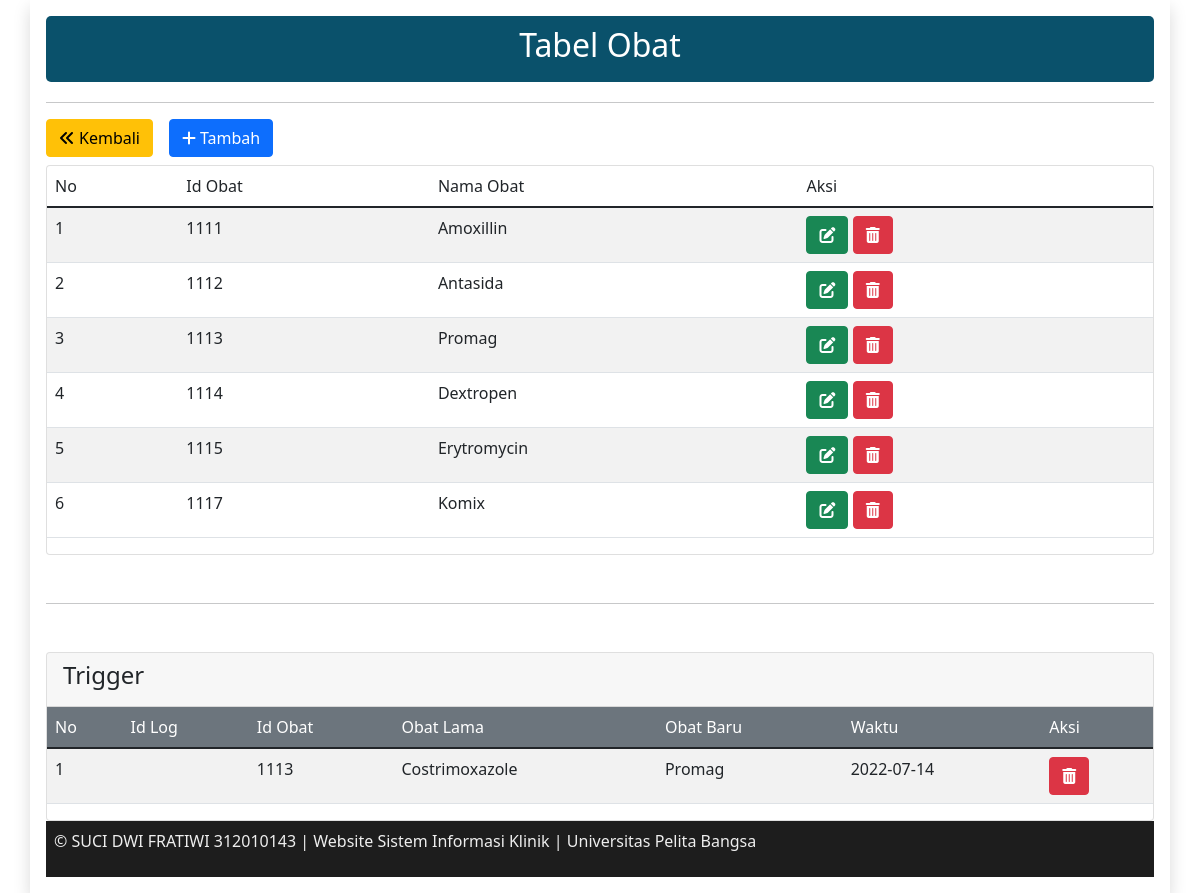
Page /obat/obat.php (signed in) on the committed database.
### tables this page shows
CREATE TABLE `obat` (
  `id_obat` int(5) NOT NULL,
  `nama_obat` varchar(100) DEFAULT NULL
);

CREATE TABLE `log_obat` (
  `id_log` int(11) DEFAULT NULL,
  `id_obat` int(11) DEFAULT NULL,
  `nama_obat_lama` varchar(100) DEFAULT NULL,
  `nama_obat_baru` varchar(100) DEFAULT NULL,
  `waktu` date NOT NULL
);

### obat/obat.php (the view, shortened to what this page needs)
<!DOCTYPE html>
<html lang="en">
<head>
	<link rel="stylesheet" href="../css/bootstrap.min.css" />
	<link rel="stylesheet" href="../fontawesome/fontawesome/css/all.css" />
</head>
<body>
<div class="container shadow p-3">
	<header class="hero text-white">
	<h2 align="center">Tabel Obat</h2>
	</header>
	<hr>
	<div class="btn-toolbar mb-2 mb-md-10">
		<a class="btn btn-warning me-3" href="../data.php" role="button"><i class="fa-solid fa-angles-left me-1"></i>Kembali</a>
		<a class="btn btn-primary" href="obat_tambah.php" role="button"><i class="fa-solid fa-plus me-1"></i>Tambah</a>
	</div>
	<div class="card mb-5">
	<div class="table-responsive">
    <table class="table table-striped table-hover">
        <thead>
            <tr>
                <td>No</td>
				<td>Id Obat</td>
                <td>Nama Obat</td>
				<td>Aksi</td>
            </tr>
        </thead>
        <?php
        require "../koneksi.php";
        $no = 1;
        $sql = mysqli_query($conn, 'SELECT * FROM obat');
        while ($data = mysqli_fetch_array($sql)) {
        ?>
            <tr>
                <td><?php echo $no++ ?></td>
				<td><?php echo $data['id_obat'] ?></td>
                <td><?php echo $data['nama_obat'] ?></td>
				<td>
					<a class="btn btn-success" href="obat_ubah.php?id=<?= $data['id_obat'];?>" role="button"><i class="fa-solid fa-pen-to-square"></i></a>
					<a class="btn btn-danger" href="obat_hapus.php?id=<?= $data['id_obat'];?>" role="button"><i class="fa-solid fa-trash-can"></i></a>
				</td>
            </tr>
        <?php } ?>
    </table>
	</div>
	</div>
	<hr class="divider">
	<div class="card mt-5">
	<div class="card-header">
        <h4>Trigger</h4>
    </div>
	<div class="table-responsive">
    <table class="table table-striped table-hover">
        <thead class="card-header text-white bg-secondary">
            <tr>
                <td>No</td>
				<td>Id Log</td>
				<td>Id Obat</td>
                <td>Obat Lama</td>
				<td>Obat Baru</td>
				<td>Waktu</td>
				<td>Aksi</td>
            </tr>
        </thead>
        <?php
        $no = 1;
        $sql = mysqli_query($conn, 'SELECT * FROM log_obat');
        while ($data = mysqli_fetch_array($sql)) {
        ?>
            <tr>
                <td><?php echo $no++ ?></td>
				<td><?php echo $data['id_log'] ?></td>
				<td><?php echo $data['id_obat'] ?></td>
                <td><?php echo $data['nama_obat_lama'] ?></td>
				<td><?php echo $data['nama_obat_baru'] ?></td>
				<td><?php echo $data['waktu'] ?></td>
				<td><a class="btn btn-danger" href="hapus_triger.php?id=<?= $data['id_log'];?>" role="button"><i class="fa-solid fa-trash-can"></i></a></td>
            </tr>
        <?php } ?>
    </table>
	</div>
	</div>
	<?php require "../footer.php";?>
</div>
</body>
</html>

### obat/obat.php (style rules this page uses)
.hero { background-color: #0a516b; border-radius: 5px; padding: 10px 23px; margin-bottom: 20px; }

### rows in the picture
obat: id_obat "1111", nama_obat "Amoxillin"
obat: id_obat "1112", nama_obat "Antasida"
obat: id_obat "1113", nama_obat "Promag"
obat: id_obat "1114", nama_obat "Dextropen"
obat: id_obat "1115", nama_obat "Erytromycin"
obat: id_obat "1117", nama_obat "Komix"
log_obat: id_obat "1113", nama_obat_lama "Costrimoxazole", nama_obat_baru "Promag", waktu "2022-07-14"
